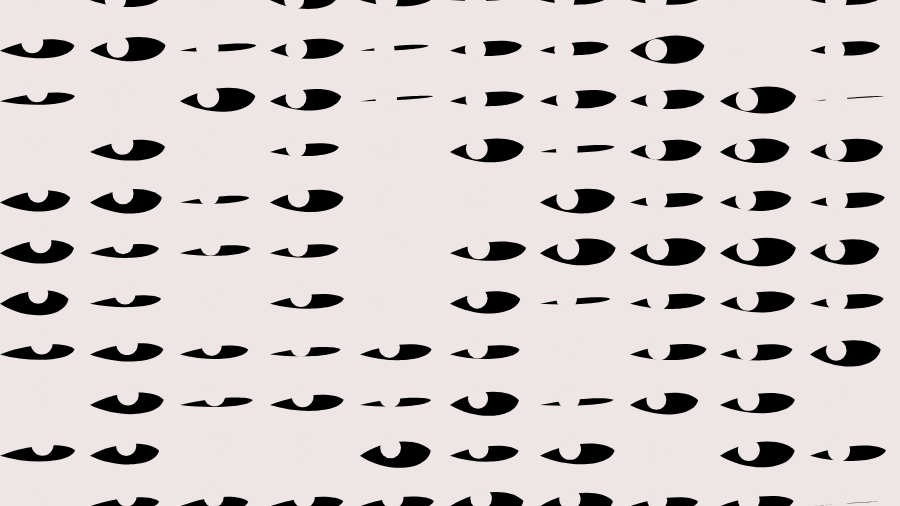
Frame 1 (no input)
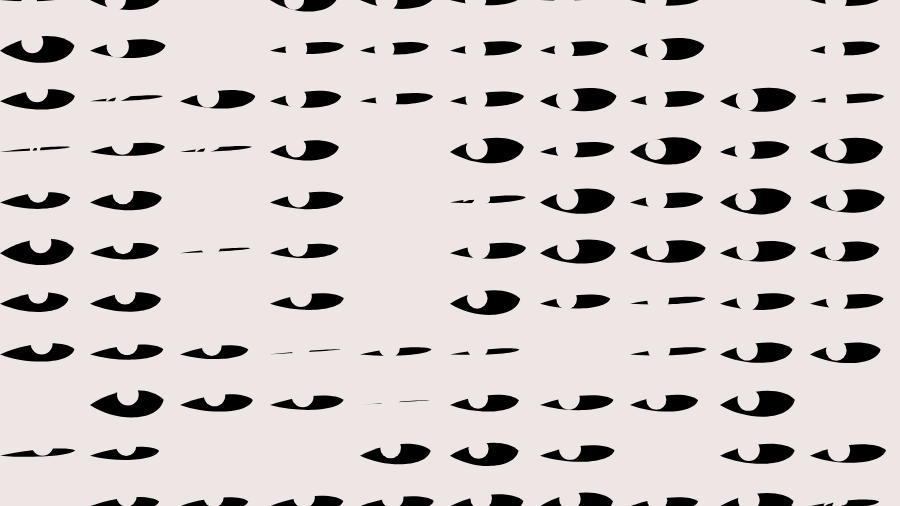
Frame 60 (no input)
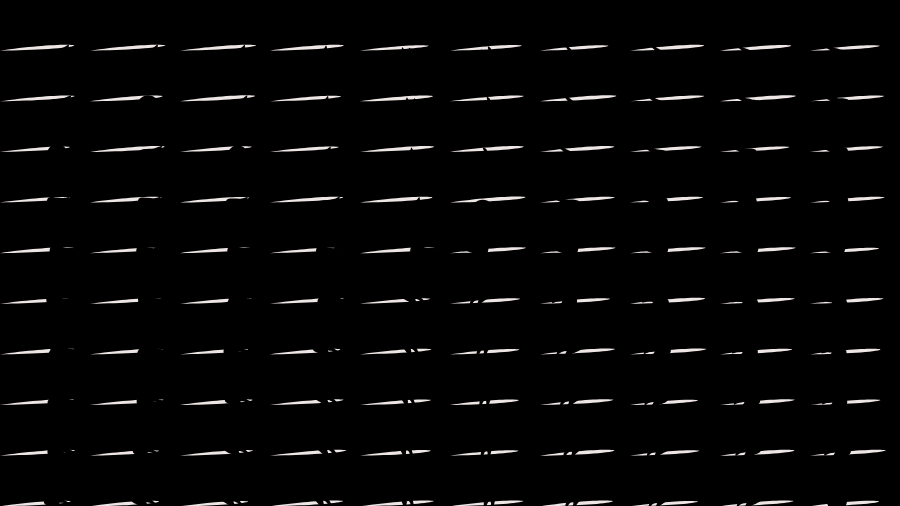
Frame 120 (the mouse pressed at the canvas centre since frame 60)

The p5.js sketch that drew these frames (run headless with seeded random() and noise() and a simulated clock; from frame 60 on, the mouse is pressed at the canvas centre):

// p5.js sketch
// ── sketch.js
var main_color;
var background_color
var eyes = [];
let time=0;
let  f;

let eyes_factors = [25/84,-18/84,
                    59/84,-19/84,
                    0.85,-5/84,
                    67/84,16/84,
                    28/84,19/84,
                    0,0]
let eyes_closed_factors = [33/84,-3/84,
                           68/84,-5/84,
                           0.85,-5/84,
                           68/84,-5/84,
                           33/84,-3/84,
                           0,0
                          ]

let tooth_coordinates = [
  -60/90,0,
  -73/90,-45/90,
  -70/90,-75/90,
  -38/90,-93/90,
  -4/90,-87/90,
  21/90,-93/90,
  54/90,-82/90,
  66/90,-55/90,
  55/90,0,
  45/90,43/90,
  45/90,85/90,
  45/90,110/90,
  22/90,1,
  16/90,60/90,
  0,34/90,
  -8/90,55/90,
  -15/90,80/90,
  -17/90,120/90,
  -36/90,105/90,
  -45/90,60/90,
  -60/90,0,
  -60/90,0,
]

function setup() {
  noStroke()
  var fd = 900;
  createCanvas(fd, fd*9/16);
   background_color = color(0,0,0)
   main_color = color(238,229,229);
  var max_i = 10;
  var max_j = 10;
   for (var i=0;i<=10;i+=1){
     for (var j=0;j<=10;j+=1){
     eyes.push(new Eye(i*fd/max_i,j*fd*9/16/max_j,random(80,90),random(0,5)))
   }
     }
  f = new Eye(100,100,200,0)
  f.speed =3
}

function draw() {
  background(main_color);
  for (const eye of eyes){
    eye.update(time)
  }
  for (const eye of eyes){
    eye.drawEyeBall(time)
  }
  for (const eye of eyes){
  eye.drawState(time)
  }

  
  fill(0,255,0)


  time +=0.01;
}



function mousePressed(){
  for (const eye of eyes){
    eye.delay = abs(eye.delay-eye.initial_delay) 
    eye.speed = 1/eye.speed
  }
  time = 0
  var temp_color = main_color 
  main_color = background_color 
  background_color = temp_color
}

function getMouseAngle(x,y){
  return atan2(x-mouseX,y-mouseY)
}


class Eye{
  constructor(x,y,w,delay){
    this.x = x
    this.y = y 
    this.w = w
    this.delay = delay
    this.initial_delay = delay
    this.internal_time = 0
    this.speed = 0.5
    this.old_time =  0.5
    this.state = true

  }
  update(time){
        this.internal_time = abs(min(0.5+cos(this.delay+time*this.speed),1));
        
        
        if (this.internal_time>0.98 && this.old_time <0.98){
          this.state = !this.state;
        }
    
        this.old_time = this.internal_time
  }
  drawState(time){
      if(this.state){
        this.drawPupil()
        return
      }
      this.drawTeeth()
  }
  drawEyeBall(){
    fill(background_color)
    beginShape()
    vertex(this.x,this.y)
    for(var i=0;i<=12;i+=6){
      bezierVertex(this.x+this.w*((1-this.internal_time)*eyes_factors[i]+this.internal_time*eyes_closed_factors[i]),
                   this.y+this.w*((1-this.internal_time)*eyes_factors[i+1]+this.internal_time*eyes_closed_factors[i+1]),
                   this.x+this.w*((1-this.internal_time)*eyes_factors[i+2]+this.internal_time*eyes_closed_factors[i+2]),
                   this.y+this.w*((1-this.internal_time)*eyes_factors[i+3]+this.internal_time*eyes_closed_factors[i+3]),
                   this.x+this.w*((1-this.internal_time)*eyes_factors[i+4]+this.internal_time*eyes_closed_factors[i+4]),
                   this.y+this.w*((1-this.internal_time)*eyes_factors[i+5]+this.internal_time*eyes_closed_factors[i+5])
                  )
    }
    endShape()
  }
  drawPupil(){
    fill(main_color)
    var angle= getMouseAngle(this.x+this.w/2,this.y)
    var dx = -this.w/5*sin(angle)
    var dy = -this.w/8*cos(angle)
    circle(this.x+dx+this.w/2,this.y+dy,this.w/4)
  }
  drawTeeth(){
    var angle= getMouseAngle(this.x+this.w/2,this.y)
    var dx = -this.w/5*sin(angle)
    var dy = -this.w/8*cos(angle)
    this.drawTooth(this.x+dx+this.w/2,this.y+dy,this.w/8,angle)
  }
  drawTooth(tx,ty,tw,angle){
    push()
      translate(tx,ty)
      rotate(angle)
      fill(main_color)
      beginShape()
      curveVertex(tw*(-60)/90,0)
      for (var i=0;i<=tooth_coordinates.length;i+=2){
        curveVertex(tw*tooth_coordinates[i],tw*tooth_coordinates[i+1])
      }
      endShape()
    pop()  
  }
  
}
